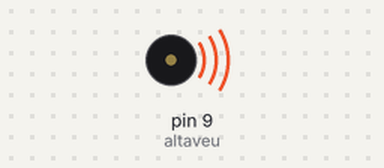
This sketch was run on a simulated Arduino Uno, built with avr-gcc and run on an emulated ATmega328P. On the bench: buzzer (waves = sounding).

Above: at 0.2 s.
At 4.7 s:
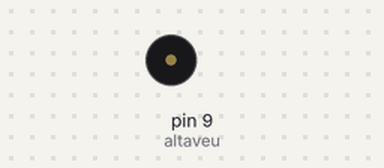
Timing chart, 0 to 5.8 s (numbered marks = the images above):
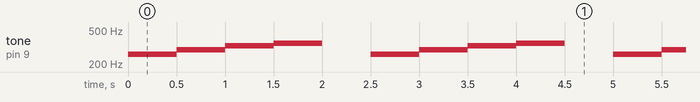

The sketch:

EX3.ino
```cpp
/**********************************************************************************
**                                                                               **
**                                 Despertador                                   **
**                                                                               **
**                                                                               **
**********************************************************************************/

//********** Includes *************************************************************
#include <Arduino.h>

//********** Variables ***********************************************************
const byte altaveu = 9;      // Pin per a l'altaveu

// Definim les notes musicals en termes de freqüència
#define NOTE_DO  261
#define NOTE_RE  293
#define NOTE_MI  329
#define NOTE_FA  349

// Definim la durada de cada nota en mil·lisegons
const int duradaNota = 500;

// Definim la durada de l'espai en mil·lisegons
const int duradaEspai = 500;

//********** Setup ***************************************************************
void setup()
{
  pinMode(altaveu, OUTPUT);   // Defineix el pin 9 com a sortida per l'altaveu
}

//********** Loop *****************************************************************
void loop()
{
  // Reproduir les 4 notes
  tocarNota(NOTE_DO);
  delay(duradaNota);

  tocarNota(NOTE_RE);
  delay(duradaNota);

  tocarNota(NOTE_MI);
  delay(duradaNota);

  tocarNota(NOTE_FA);
  delay(duradaNota);

  // Espai de silenci
  noTone(altaveu);
  delay(duradaEspai);
}

// Funció per tocar una nota a l'altaveu
void tocarNota(int freq)
{
  tone(altaveu, freq);   // Activa la nota a la freqüència especificada
}
```

Measured:
- by itself, tone on pin 9 (altaveu): repeats every 2.5 s: 293 Hz 0.50 s, 329 Hz 0.50 s, 349 Hz 0.50 s, silent 0.50 s, 261 Hz 0.50 s
